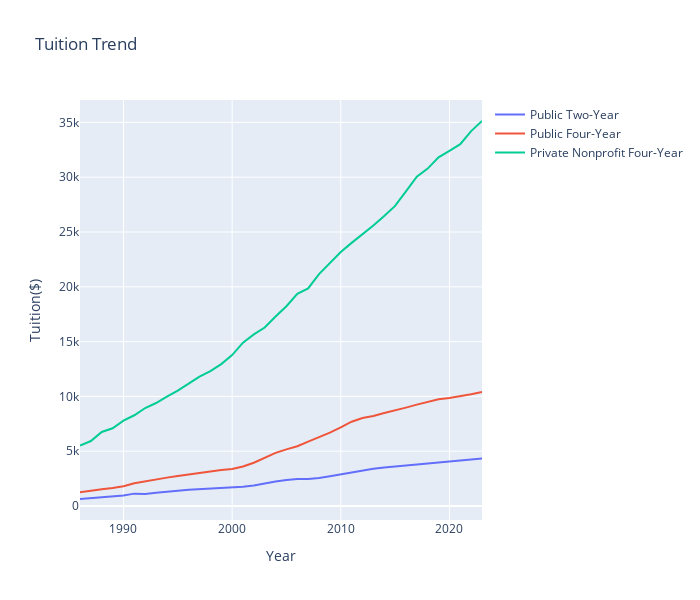

Write notebook code for a chart like this one.
### Code cell
import plotly.express as px

# Assuming df is your DataFrame containing the data
fig = px.line(df, x="Year", y=df.columns[1:], title="Tuition Trend", labels={'Year': 'Year', 'value': 'Tuition($)'}, width=700, height=600)
fig.update_layout(xaxis_title='Year', yaxis_title='Tuition($)', legend_title='')


fig.show()
# fig.write_html("../../../graphs/function/one/one.html")

### Figure 1 — Plotly figure (JSON) as saved in the notebook; plotly's stock layout.template omitted (floating-point values rounded to 4 significant figures)
{"data": [{"hovertemplate": "variable=Public Two-Year<br>Year=%{x}<br>Tuition($)=%{y}<extra></extra>", "legendgroup": "Public Two-Year", "line": {"color": "#636efa", "dash": "solid"}, "marker": {"symbol": "circle"}, "mode": "lines", "name": "Public Two-Year", "orientation": "v", "showlegend": true, "type": "scatter", "x": [1986, 1987, 1988, 1989, 1990, 1991, 1992, 1993, 1994, 1995, 1996, 1997, 1998, 1999, 2000, 2001, 2002, 2003, 2004, 2005, 2006, 2007, 2008, 2009, 2010, 2011, 2012, 2013, 2014, 2015, 2016, 2017, 2018, 2019, 2020, 2021, 2022, 2023], "xaxis": "x", "y": [640, 720, 800, 850, 950, 1130, 1100, 1200, 1270, 1400, 1480, 1530, 1550, 1600, 1700, 1750, 1880, 2070, 2240, 2370, 2460, 2460, 2550, 2720, 2890, 3110, 3290, 3400, 3520, 3610, 3700, 3790, 3900, 4000, 4070, 4130, 4220, 4330], "yaxis": "y"}, {"hovertemplate": "variable=Public Four-Year<br>Year=%{x}<br>Tuition($)=%{y}<extra></extra>", "legendgroup": "Public Four-Year", "line": {"color": "#EF553B", "dash": "solid"}, "marker": {"symbol": "circle"}, "mode": "lines", "name": "Public Four-Year", "orientation": "v", "showlegend": true, "type": "scatter", "x": [1986, 1987, 1988, 1989, 1990, 1991, 1992, 1993, 1994, 1995, 1996, 1997, 1998, 1999, 2000, 2001, 2002, 2003, 2004, 2005, 2006, 2007, 2008, 2009, 2010, 2011, 2012, 2013, 2014, 2015, 2016, 2017, 2018, 2019, 2020, 2021, 2022, 2023], "xaxis": "x", "y": [1260, 1420, 1520, 1640, 1800, 2070, 2260, 2430, 2590, 2740, 2880, 3040, 3160, 3280, 3380, 3610, 3950, 4430, 4850, 5170, 5450, 5880, 6270, 6700, 7170, 7690, 8030, 8220, 8480, 8710, 8980, 9250, 9470, 9750, 9860, 10020, 10200, 10410], "yaxis": "y"}, {"hovertemplate": "variable=Private Nonprofit Four-Year<br>Year=%{x}<br>Tuition($)=%{y}<extra></extra>", "legendgroup": "Private Nonprofit Four-Year", "line": {"color": "#00cc96", "dash": "solid"}, "marker": {"symbol": "circle"}, "mode": "lines", "name": "Private Nonprofit Four-Year", "orientation": "v", "showlegend": true, "type": "scatter", "x": [1986, 1987, 1988, 1989, 1990, 1991, 1992, 1993, 1994, 1995, 1996, 1997, 1998, 1999, 2000, 2001, 2002, 2003, 2004, 2005, 2006, 2007, 2008, 2009, 2010, 2011, 2012, 2013, 2014, 2015, 2016, 2017, 2018, 2019, 2020, 2021, 2022, 2023], "xaxis": "x", "y": [5520, 5930, 6760, 7090, 7790, 8280, 8940, 9400, 9990, 10530, 11170, 11810, 12310, 12950, 13770, 14900, 15660, 16290, 17290, 18230, 19360, 19850, 21160, 22170, 23170, 24010, 24770, 25600, 26470, 27380, 28700, 30040, 30790, 31820, 32410, 33010, 34210, 35130], "yaxis": "y"}], "layout": {"height": 600, "legend": {"title": {"text": ""}, "tracegroupgap": 0}, "title": {"text": "Tuition Trend"}, "width": 700, "xaxis": {"anchor": "y", "domain": [0, 1], "title": {"text": "Year"}}, "yaxis": {"anchor": "x", "domain": [0, 1], "title": {"text": "Tuition($)"}}}}
